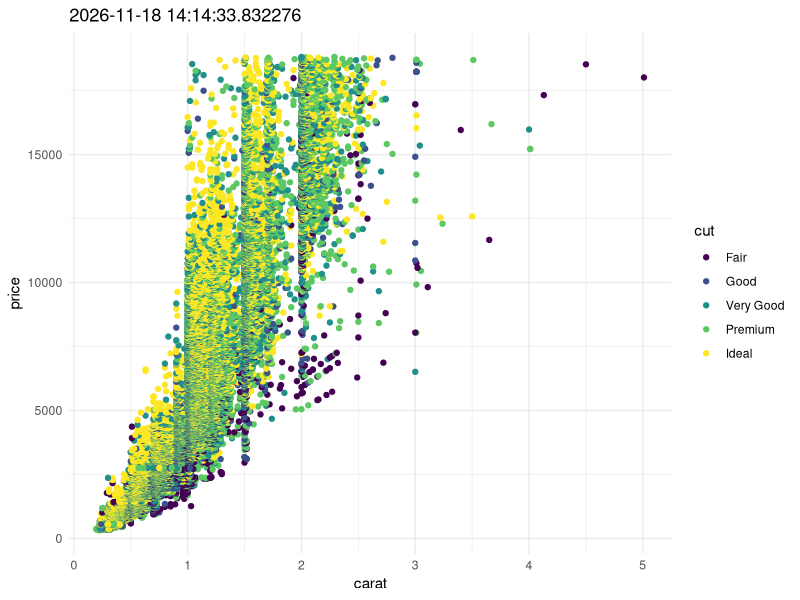

Source code (R):
## ---- chunk 1
#| echo: true

library(ggplot2)

diamonds |>
  ggplot(aes(x=carat, y=price, color=cut)) +
  geom_point() +
  ggtitle(label = sprintf('%s', Sys.time())) +
  theme_minimal()

